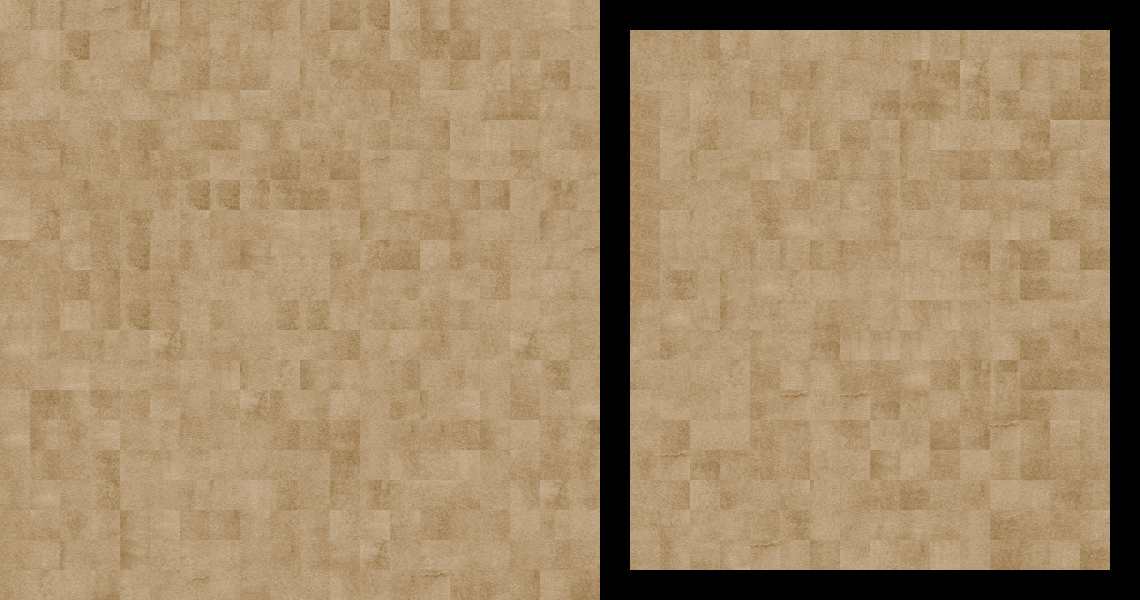

A 2D game scene composited from a Tiled map and its tileset images. What follows is a short description and the map's XML, with each tile layer's data collapsed to a summary:
An orthogonal 38x20 tile map with 30x30 px tiles, 1 tile layer (Tile Layer 1).

<map version="1.0" orientation="orthogonal" width="38" height="20" tilewidth="30" tileheight="30">
 <tileset firstgid="1" name="background" tilewidth="30" tileheight="30">
  <image source="background.jpg" width="600" height="450" />
 </tileset>
 <layer name="Tile Layer 1" width="38" height="20">
  <data>[760 cells, 688 non-empty, 122 distinct tile ids]</data>
 </layer>
</map>